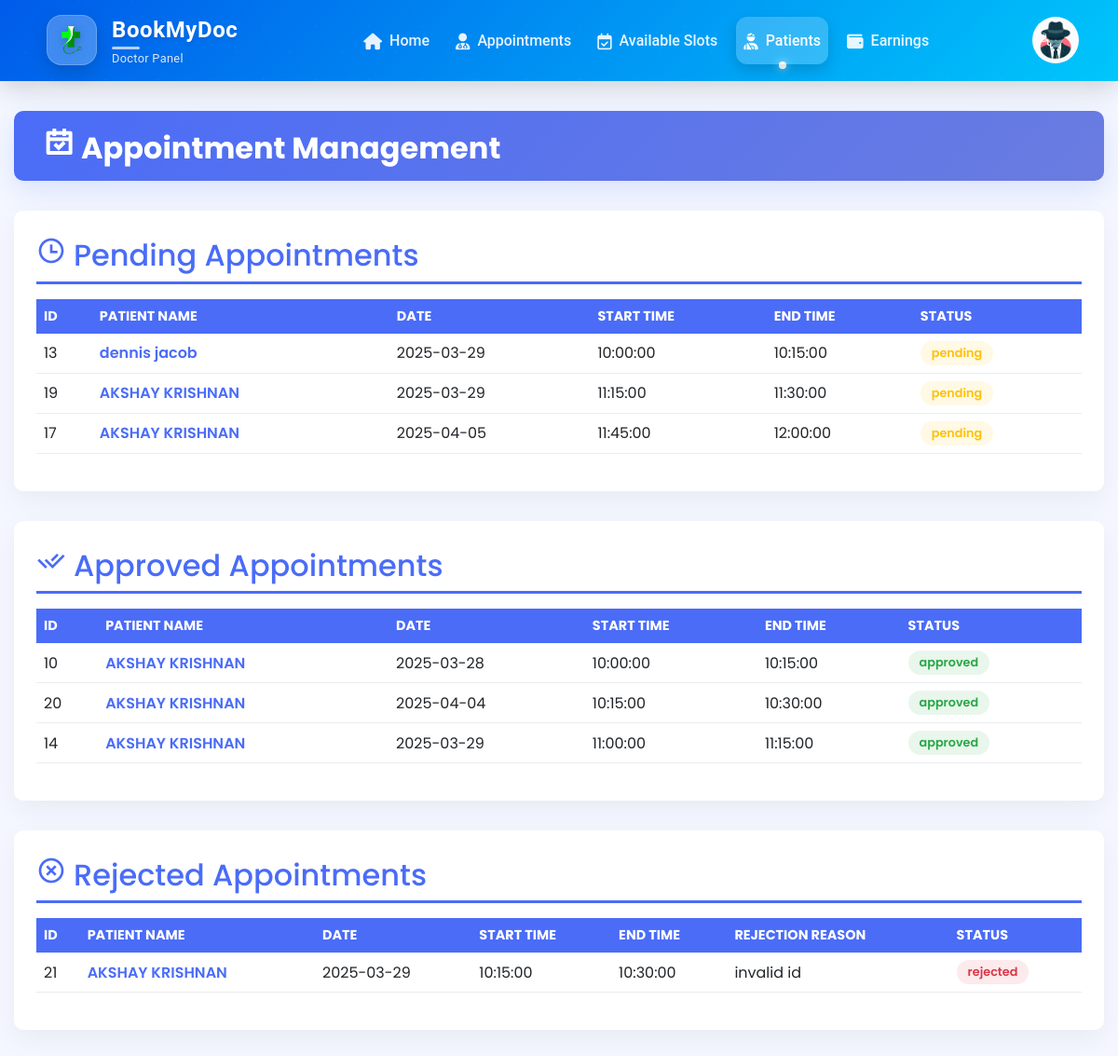
Page /displayappointments.php (signed in) on the committed database.
### tables this page shows
CREATE TABLE `doctorreg` (
  `id` int(11) NOT NULL,
  `name` varchar(255) NOT NULL,
  `phone` varchar(20) NOT NULL,
  `email` varchar(255) NOT NULL,
  `password` varchar(255) NOT NULL,
  `created_at` timestamp NOT NULL DEFAULT current_timestamp(),
  `age` int(11) DEFAULT NULL,
  `qualifications` text DEFAULT NULL,
  `experience` int(11) DEFAULT NULL,
  `specialization` varchar(255) DEFAULT NULL,
  `profile_photo` varchar(255) DEFAULT NULL,
  `degree_certificate` varchar(255) DEFAULT NULL,
  `status` enum('pending','rejected','approved') DEFAULT 'pending',
  `address` varchar(255) DEFAULT NULL,
  `location` varchar(20) DEFAULT NULL,
  `fees` decimal(10,2) NOT NULL DEFAULT 0.00,
  `rejection_reason` text DEFAULT NULL,
  `action` enum('enabled','disabled') NOT NULL DEFAULT 'enabled'
);

CREATE TABLE `appointment_requests` (
  `id` int(11) NOT NULL,
  `user_id` int(11) NOT NULL,
  `doctor_id` int(11) NOT NULL,
  `slot_id` int(11) NOT NULL,
  `appointment_date` date NOT NULL,
  `status` enum('pending','approved','expired','rejected') DEFAULT 'pending',
  `created_at` timestamp NOT NULL DEFAULT current_timestamp(),
  `fees` decimal(10,2) NOT NULL DEFAULT 0.00,
  `payment_status` varchar(50) NOT NULL DEFAULT 'pending',
  `patient_condition` text DEFAULT NULL,
  `rejection_reason` text DEFAULT NULL
);

CREATE TABLE `patientreg` (
  `id` int(11) NOT NULL,
  `name` varchar(255) NOT NULL,
  `phone` varchar(10) NOT NULL,
  `email` varchar(255) NOT NULL,
  `password` varchar(255) NOT NULL,
  `profile_pic` varchar(255) DEFAULT NULL,
  `age` int(11) DEFAULT NULL,
  `dob` date DEFAULT NULL,
  `gender` varchar(10) DEFAULT NULL,
  `medical_records` varchar(255) DEFAULT NULL,
  `action` enum('enabled','disabled') NOT NULL DEFAULT 'enabled'
);

CREATE TABLE `doctor_availability` (
  `id` int(11) NOT NULL,
  `doctor_id` int(11) NOT NULL,
  `start_time` time NOT NULL,
  `end_time` time NOT NULL,
  `created_at` timestamp NOT NULL DEFAULT current_timestamp()
);

### displayappointments.php (the view, shortened to what this page needs)
<?php
include('db_connection.php');
include('doctorheader.php');
$doctor_id = $_SESSION['id'];
function getAppointmentsByStatus($conn, $status, $doctor_id) {
    $sql = "SELECT a.*, p.name as patient_name, s.start_time as appointment_time,
                   s.end_time as appointment_end, a.rejection_reason
            FROM appointment_requests a
            LEFT JOIN patientreg p ON a.user_id = p.id
            LEFT JOIN doctor_availability s ON a.slot_id = s.id
            WHERE a.status = ? AND s.doctor_id = ?";
    $stmt = $conn->prepare($sql);
    $stmt->bind_param("si", $status, $doctor_id);
    $stmt->execute();
    $result = $stmt->get_result();
    $appointments = [];
    while ($row = $result->fetch_assoc()) {
        $appointments[] = $row;
    }
    return $appointments;
}
$approvedAppointments = getAppointmentsByStatus($conn, 'Approved', $doctor_id);
$rejectedAppointments = getAppointmentsByStatus($conn, 'Rejected', $doctor_id);
$pendingAppointments =  getAppointmentsByStatus($conn, 'pending', $doctor_id);
?>
<!DOCTYPE html>
<html lang="en">
<head>
    <link href="https://cdn.jsdelivr.net/npm/bootstrap@5.2.3/dist/css/bootstrap.min.css" rel="stylesheet">
    <link href="https://cdn.jsdelivr.net/npm/remixicon@2.5.0/fonts/remixicon.css" rel="stylesheet">
</head>
<body>
    <div class="dashboard-container">
        <div class="page-header">
            <h1><i class="ri-calendar-check-line me-2"></i>Appointment Management</h1>
        </div>
        <div class="appointment-section">
            <h2><i class="ri-time-line me-2"></i>Pending Appointments</h2>
            <?php if(empty($pendingAppointments)): ?>
                <div class="empty-state">
                    <i class="ri-inbox-line" style="font-size: 3rem; color: #6c757d;"></i>
                    <p class="mt-3">No pending appointments at the moment</p>
                </div>
            <?php else: ?>
                <div class="table-responsive">
                    <table class="table">
                        <thead>
                            <tr>
                                <th>ID</th>
                                <th>Patient Name</th>
                                <th>Date</th>
                                <th>Start Time</th>
                                <th>End Time</th>
                                <th>Status</th>
                            </tr>
                        </thead>
                        <tbody>
                            <?php foreach($pendingAppointments as $appointment): ?>
                                <tr>
                                    <td><?php echo htmlspecialchars($appointment['id']); ?></td>
                                    <td>
                                        <a href="patient_profiled2.php?id=<?php echo urlencode($appointment['user_id']); ?>"
                                           class="patient-link">
                                            <?php echo htmlspecialchars($appointment['patient_name'] ?? 'N/A'); ?>
                                        </a>
                                    </td>
                                    <td><?php echo htmlspecialchars($appointment['appointment_date'] ?? 'N/A'); ?></td>
                                    <td><?php echo htmlspecialchars($appointment['appointment_time'] ?? 'N/A'); ?></td>
                                    <td><?php echo htmlspecialchars($appointment['appointment_end'] ?? 'N/A'); ?></td>
                                    <td>
                                        <span class="status-chip status-pending">
                                            <?php echo htmlspecialchars($appointment['status']); ?>
                                        </span>
                                    </td>
                                </tr>
                            <?php endforeach; ?>
                        </tbody>
                    </table>
                </div>
            <?php endif; ?>
        </div>
        <div class="appointment-section">
            <h2><i class="ri-check-double-line me-2"></i>Approved Appointments</h2>
            <?php if(empty($approvedAppointments)): ?>
                <div class="empty-state">
                    <i class="ri-checkbox-circle-line" style="font-size: 3rem; color: #6c757d;"></i>
                    <p class="mt-3">No approved appointments found</p>
                </div>
            <?php else: ?>
                <div class="table-responsive">
                    <table class="table">
                        <thead>
                            <tr>
                                <th>ID</th>
                                <th>Patient Name</th>
                                <th>Date</th>
                                <th>Start Time</th>
                                <th>End Time</th>
                                <th>Status</th>
                            </tr>
                        </thead>
                        <tbody>
                            <?php foreach($approvedAppointments as $appointment): ?>
                                <tr>
                                    <td><?php echo htmlspecialchars($appointment['id']); ?></td>
                                    <td>
                                        <a href="patient_profiled2.php?id=<?php echo urlencode($appointment['user_id']); ?>"
                                           class="patient-link">
                                            <?php echo htmlspecialchars($appointment['patient_name'] ?? 'N/A'); ?>
                                        </a>
                                    </td>
                                    <td><?php echo htmlspecialchars($appointment['appointment_date'] ?? 'N/A'); ?></td>
                                    <td><?php echo htmlspecialchars($appointment['appointment_time'] ?? 'N/A'); ?></td>
                                    <td><?php echo htmlspecialchars($appointment['appointment_end'] ?? 'N/A'); ?></td>
                                    <td>
                                        <span class="status-chip status-approved">
                                            <?php echo htmlspecialchars($appointment['status']); ?>
                                        </span>
                                    </td>
                                </tr>
                            <?php endforeach; ?>
                        </tbody>
                    </table>
                </div>
            <?php endif; ?>
        </div>
        <div class="appointment-section">
            <h2><i class="ri-close-circle-line me-2"></i>Rejected Appointments</h2>
            <?php if(empty($rejectedAppointments)): ?>
                <div class="empty-state">
                    <i class="ri-forbid-line" style="font-size: 3rem; color: #6c757d;"></i>
                    <p class="mt-3">No rejected appointments found</p>
                </div>
            <?php else: ?>
                <div class="table-responsive">
                    <table class="table">
                        <thead>
                            <tr>
                                <th>ID</th>
                                <th>Patient Name</th>
                                <th>Date</th>
                                <th>Start Time</th>
                                <th>End Time</th>
                                <th>Rejection Reason</th>
                                <th>Status</th>
                            </tr>
                        </thead>
                        <tbody>
                            <?php foreach($rejectedAppointments as $appointment): ?>
                                <tr>
                                    <td><?php echo htmlspecialchars($appointment['id']); ?></td>
                                    <td>
                                        <a href="patient_profiled2.php?id=<?php echo urlencode($appointment['user_id']); ?>"
                                           class="patient-link">
                                            <?php echo htmlspecialchars($appointment['patient_name'] ?? 'N/A'); ?>
                                        </a>
                                    </td>
                                    <td><?php echo htmlspecialchars($appointment['appointment_date'] ?? 'N/A'); ?></td>
                                    <td><?php echo htmlspecialchars($appointment['appointment_time'] ?? 'N/A'); ?></td>
                                    <td><?php echo htmlspecialchars($appointment['appointment_end'] ?? 'N/A'); ?></td>
                                    <td><?php echo htmlspecialchars($appointment['rejection_reason'] ?? 'No reason provided'); ?></td>
                                    <td>
                                        <span class="status-chip status-rejected">
                                            <?php echo htmlspecialchars($appointment['status']); ?>
                                        </span>
                                    </td>
                                </tr>
                            <?php endforeach; ?>
                        </tbody>
                    </table>
                </div>
            <?php endif; ?>
        </div>
    </div>
</body>
</html>

### doctorheader.php (shortened to what this page needs)
<?php
include 'db_connection.php';
$doctorId = $_SESSION['id'];
$query = "SELECT profile_photo FROM doctorreg WHERE id = '$doctorId'";
$result = mysqli_query($conn, $query);
$row = mysqli_fetch_assoc($result);
$profilePic = !empty($row['profile_photo']) ? $row['profile_photo'] : 'default-profile.png';
?>
<header>
    <nav class="navbar navbar-expand-lg navbar-dark">
    <link href="https://cdn.jsdelivr.net/npm/bootstrap@5.3.0/dist/css/bootstrap.min.css" rel="stylesheet">
    <link rel="stylesheet" href="https://cdnjs.cloudflare.com/ajax/libs/font-awesome/6.0.0/css/all.min.css">
        <div class="container">
            <a class="navbar-brand d-flex align-items-center" href="doctorprofile.php">
                <div class="logo-container me-3">
                    <img src="images/logo.png" alt="Logo" class="logo-image">
                </div>
                <div class="brand-text">
                    <strong>BookMyDoc</strong>
                    <span class="tagline">Doctor Panel</span>
                </div>
            </a>
            <div class="collapse navbar-collapse" id="navbarNav">
                <ul class="navbar-nav mx-auto">
                    <li class="nav-item">
                        <a class="nav-link" href="doctorprofile.php">
                            <i class="fas fa-home me-1"></i> Home
                        </a>
                    </li>
                    <li class="nav-item">
                        <a class="nav-link" href="manageappointments.php">
                            <i class="fas fa-user-md me-1"></i> Appointments
                        </a>
                    </li>
                    <li class="nav-item">
                        <a class="nav-link" href="availableslots.php">
                            <i class="far fa-calendar-check me-1"></i> Available Slots
                        </a>
                    </li>
                    <li class="nav-item">
                        <a class="nav-link" href="displayappointments.php">
                        <i class="fas fa-user-injured me-1"></i> Patients
                        </a>
                    </li>
                    <li class="nav-item">
                        <a class="nav-link" href="doctorpaymentstat.php">
                        <i class="fas fa-wallet me-1"></i> Earnings
                        </a>
                    </li>
                </ul>
                <div class="nav-right d-flex align-items-center">
                    <div class="dropdown">
                        <a class="nav-link user-profile-dropdown" href="#" role="button" data-bs-toggle="dropdown" aria-expanded="false">
                            <img src="<?php echo $profilePic; ?>" onerror="this.onerror=null; this.src='images/profilepicdoct.jpg';" class="profile-pic" />
                        </a>
                    </div>
                </div>
            </div>
        </div>
    </nav>
</header>

### rows in the picture
doctorreg: profile_photo (picture)
appointment_requests: id "13", user.name "dennis jacob", appointment_date "2025-03-29", slot.start_time "10:00:00", slot.end_time "10:15:00", status "pending"
appointment_requests: id "19", user.name "AKSHAY KRISHNAN", appointment_date "2025-03-29", slot.start_time "11:15:00", slot.end_time "11:30:00", status "pending"
appointment_requests: id "17", user.name "AKSHAY KRISHNAN", appointment_date "2025-04-05", slot.start_time "11:45:00", slot.end_time "12:00:00", status "pending"
appointment_requests: id "10", user.name "AKSHAY KRISHNAN", appointment_date "2025-03-28", slot.start_time "10:00:00", slot.end_time "10:15:00", status "approved"
appointment_requests: id "20", user.name "AKSHAY KRISHNAN", appointment_date "2025-04-04", slot.start_time "10:15:00", slot.end_time "10:30:00", status "approved"
appointment_requests: id "14", user.name "AKSHAY KRISHNAN", appointment_date "2025-03-29", slot.start_time "11:00:00", slot.end_time "11:15:00", status "approved"
appointment_requests: id "21", user.name "AKSHAY KRISHNAN", appointment_date "2025-03-29", slot.start_time "10:15:00", slot.end_time "10:30:00", rejection_reason "invalid id", status "rejected"
